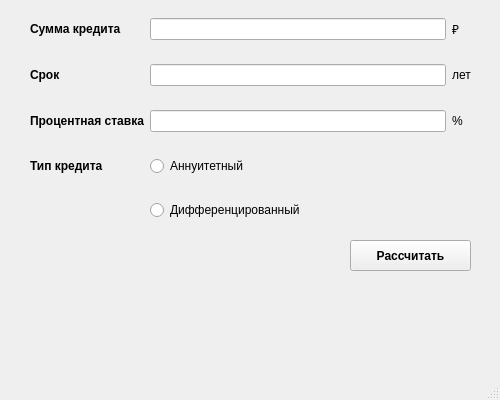
<?xml version="1.0" encoding="UTF-8"?>
<ui version="4.0">
 <class>CreditWindow</class>
 <widget class="QMainWindow" name="CreditWindow">
  <property name="geometry">
   <rect>
    <x>0</x>
    <y>0</y>
    <width>500</width>
    <height>400</height>
   </rect>
  </property>
  <property name="windowTitle">
   <string>MainWindow</string>
  </property>
  <widget class="QWidget" name="centralwidget">
   <widget class="QWidget" name="gridLayoutWidget">
    <property name="geometry">
     <rect>
      <x>30</x>
      <y>0</y>
      <width>441</width>
      <height>241</height>
     </rect>
    </property>
    <layout class="QGridLayout" name="gridLayout">
     <item row="2" column="1">
      <widget class="QLineEdit" name="credit_percent"/>
     </item>
     <item row="2" column="0">
      <widget class="QLabel" name="label_3">
       <property name="font">
        <font>
         <bold>true</bold>
        </font>
       </property>
       <property name="text">
        <string>Процентная ставка</string>
       </property>
      </widget>
     </item>
     <item row="2" column="2">
      <widget class="QLabel" name="label_6">
       <property name="text">
        <string>%</string>
       </property>
      </widget>
     </item>
     <item row="0" column="0">
      <widget class="QLabel" name="label">
       <property name="font">
        <font>
         <bold>true</bold>
        </font>
       </property>
       <property name="text">
        <string>Сумма кредита</string>
       </property>
      </widget>
     </item>
     <item row="0" column="2">
      <widget class="QLabel" name="label_5">
       <property name="text">
        <string>₽</string>
       </property>
      </widget>
     </item>
     <item row="1" column="1">
      <widget class="QLineEdit" name="credit_term"/>
     </item>
     <item row="0" column="1">
      <widget class="QLineEdit" name="credit_sum"/>
     </item>
     <item row="1" column="0">
      <widget class="QLabel" name="label_2">
       <property name="font">
        <font>
         <bold>true</bold>
        </font>
       </property>
       <property name="text">
        <string>Срок</string>
       </property>
      </widget>
     </item>
     <item row="3" column="0">
      <widget class="QLabel" name="label_4">
       <property name="font">
        <font>
         <bold>true</bold>
        </font>
       </property>
       <property name="text">
        <string>Тип кредита</string>
       </property>
      </widget>
     </item>
     <item row="3" column="1" colspan="2">
      <widget class="QRadioButton" name="credit_type_1">
       <property name="text">
        <string>Аннуитетный</string>
       </property>
      </widget>
     </item>
     <item row="4" column="1" colspan="2">
      <widget class="QRadioButton" name="credit_type_2">
       <property name="text">
        <string>Дифференцированный</string>
       </property>
      </widget>
     </item>
     <item row="1" column="2">
      <widget class="QLabel" name="label_7">
       <property name="text">
        <string>лет</string>
       </property>
      </widget>
     </item>
    </layout>
   </widget>
   <widget class="QPushButton" name="run_count">
    <property name="geometry">
     <rect>
      <x>350</x>
      <y>240</y>
      <width>121</width>
      <height>31</height>
     </rect>
    </property>
    <property name="font">
     <font>
      <bold>true</bold>
     </font>
    </property>
    <property name="text">
     <string>Рассчитать</string>
    </property>
   </widget>
   <widget class="QWidget" name="formLayoutWidget">
    <property name="geometry">
     <rect>
      <x>30</x>
      <y>280</y>
      <width>441</width>
      <height>81</height>
     </rect>
    </property>
    <layout class="QFormLayout" name="formLayout">
     <item row="1" column="0">
      <widget class="QLabel" name="overpayment_1">
       <property name="font">
        <font>
         <bold>true</bold>
        </font>
       </property>
       <property name="text">
        <string/>
       </property>
      </widget>
     </item>
     <item row="2" column="0">
      <widget class="QLabel" name="total_sum_1">
       <property name="font">
        <font>
         <bold>true</bold>
        </font>
       </property>
       <property name="text">
        <string/>
       </property>
      </widget>
     </item>
     <item row="0" column="0">
      <widget class="QLabel" name="payment_1">
       <property name="font">
        <font>
         <bold>true</bold>
        </font>
       </property>
       <property name="text">
        <string/>
       </property>
      </widget>
     </item>
     <item row="0" column="1">
      <widget class="QLabel" name="payment_2">
       <property name="text">
        <string/>
       </property>
      </widget>
     </item>
     <item row="1" column="1">
      <widget class="QLabel" name="overpayment_2">
       <property name="text">
        <string/>
       </property>
      </widget>
     </item>
     <item row="2" column="1">
      <widget class="QLabel" name="total_sum_2">
       <property name="text">
        <string/>
       </property>
      </widget>
     </item>
    </layout>
   </widget>
  </widget>
  <widget class="QStatusBar" name="statusbar"/>
 </widget>
 <resources/>
 <connections/>
</ui>
